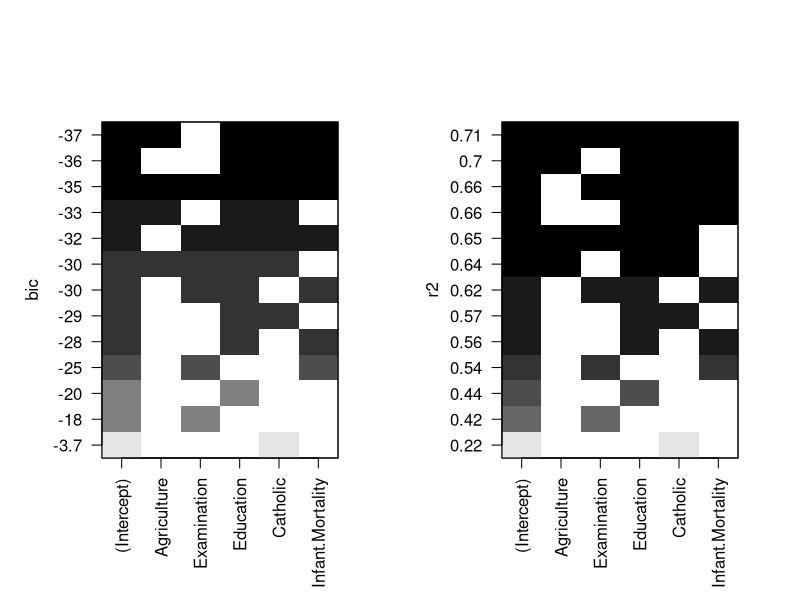

The R script that drew this image:
library(leaps)


### Name: plot.regsubsets
### Title: Graphical table of best subsets
### Aliases: plot.regsubsets
### Keywords: hplot regression

### ** Examples

data(swiss)
a<-regsubsets(Fertility~.,nbest=3,data=swiss)
par(mfrow=c(1,2))
plot(a)
plot(a,scale="r2")
